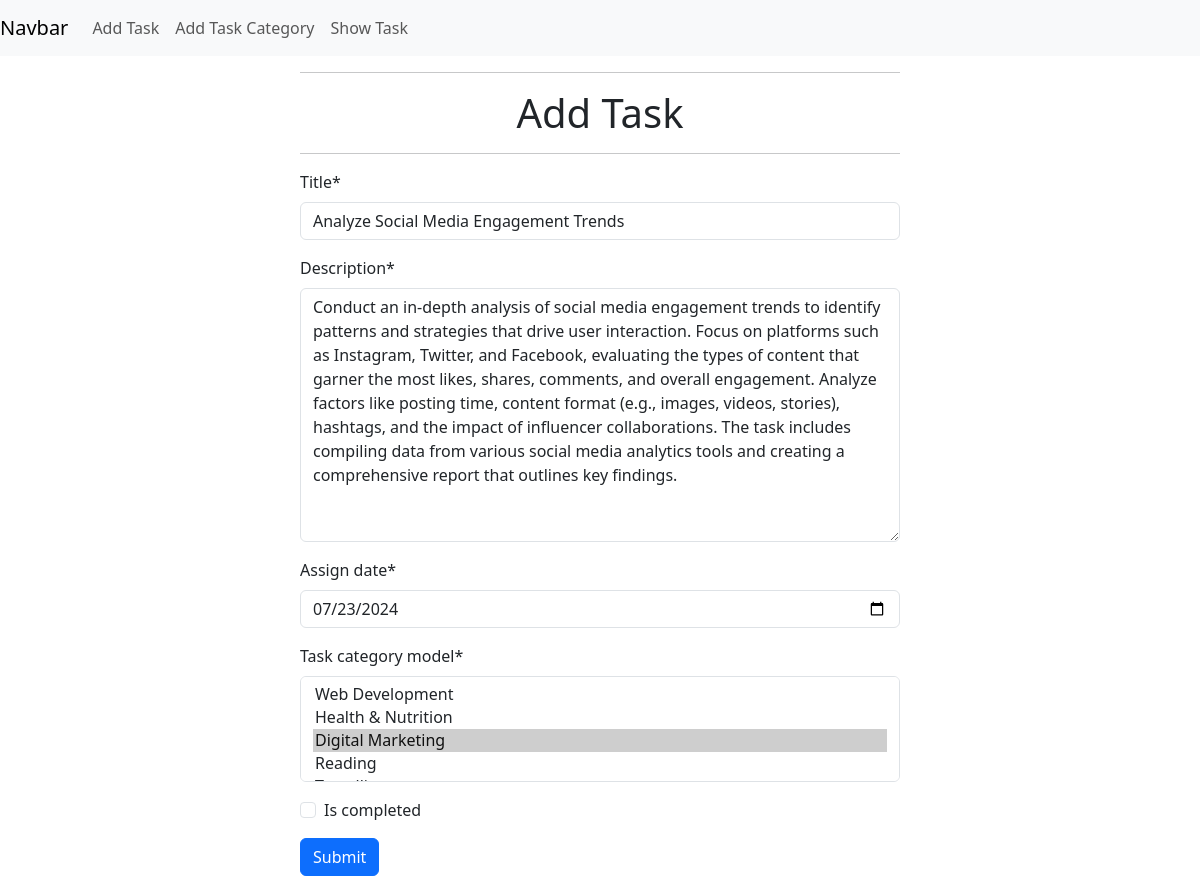
The app's page /task_model/edit_task/5 with its own data.
### task_model/models.py (models this page shows, shortened)
class TaskModel(models.Model):
    title = models.CharField(max_length=50)
    Description = models.TextField()
    assign_date = models.DateField()
    task_category_model = models.ManyToManyField(TaskCategoryModel)
    is_completed = models.BooleanField()

### task_model/views.py (the view)
# urls.py: path('edit_task/<int:id>',views.edit_task , name = 'edit_task'),
def edit_task(request, id):
    task = models.TaskModel.objects.get(pk=id)
    task_model_form = forms.TaskModelForm(instance=task)
    if request.method == "POST":
        task_model_form = forms.TaskModelForm(request.POST, instance=task)
        if task_model_form.is_valid():
            task_model_form.save()
            return redirect('home')
    return render(request, './task_model/add_task.html', {'form': task_model_form})

### task_model/forms.py
class TaskModelForm(forms.ModelForm):
    assign_date = forms.DateField(
        widget=forms.DateInput(attrs={'type': 'date'})
    )
    class Meta:
        model = TaskModel
        fields = "__all__"

### task_category_model/models.py (called while the page is built)
    def __str__(self) -> str:
        return f'{self.category_name}'

### task_model/templates/task_model/add_task.html (shortened to what this page needs)
{% extends "base.html" %}
{% load crispy_forms_tags %}
{% block content %}
<form action="" method="post" style="width: 50%; margin:auto; height:50%;">
    <hr>
    <h1 style="text-align: center;">Add Task</h1>
    <hr>
    {{ form | crispy }}
    <input class="btn btn-primary" type="submit" value="Submit">
</form>
{% endblock content %}

### records on screen
TaskModel: title "Analyze Social Media Engagement Trends", Description "Conduct an in-depth analysis of social media engagement trends to identify patterns and strategies that drive user interaction. Focus on platforms such as Instagram, Twitter, and Facebook, evaluating the types of content that garner the most likes, shares, comments, and overall engagement. Analyze factors like posting time, content format (e.g., images, videos, stories), hashtags, and the impact of influencer collaborations. The task includes compiling data from various social media analytics tools and creating a comprehensive report that outlines key findings.", assign_date "07/23/2024"
